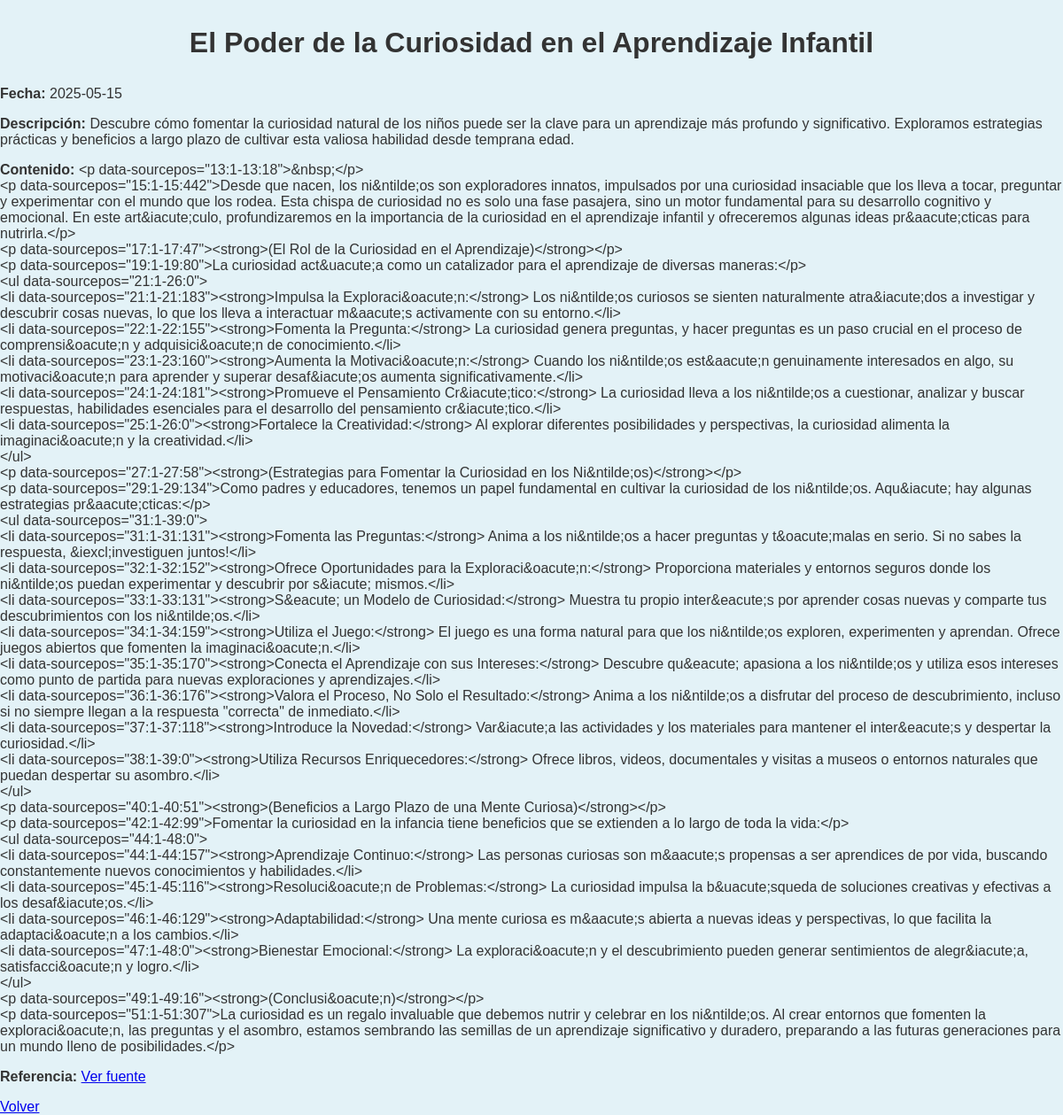
Page /PHP/detalles.php?id=11 on the committed database.
### tables this page shows
CREATE TABLE `publicaciones_2` (
  `id` int(11) NOT NULL,
  `titular` varchar(255) NOT NULL,
  `fecha` date NOT NULL,
  `descripcion_corta` varchar(255) NOT NULL,
  `contenido` text NOT NULL,
  `referencia` varchar(255) NOT NULL,
  `imagen` varchar(255) DEFAULT NULL COMMENT 'Ruta/nombre del archivo de imagen',
  `categoria` varchar(50) NOT NULL,
  `fecha_creacion` timestamp NOT NULL DEFAULT current_timestamp(),
  `total_ratings` int(11) DEFAULT 0,
  `rating_count` int(11) DEFAULT 0,
  `mensaje` varchar(255) NOT NULL,
  `estado` enum('publicado','archivado') DEFAULT 'publicado',
  `categoria_id` int(11) DEFAULT NULL
);

### PHP/detalles.php (the view, shortened to what this page needs)
<?php
include 'blog_db.php';
if (isset($_GET["id"])){
    $id = $_GET["id"];
    $stmt = $conn->prepare("SELECT * FROM publicaciones_2 WHERE id = ?");
    $stmt->bind_param("i", $id);
    $stmt->execute();
    $result = $stmt->get_result();
    $post = $result->fetch_assoc();
} else{
    die("Publicacion no encontrada");
}
?>
<!DOCTYPE html>
<html lang="es">
<head>
    <link rel="stylesheet" href="../css/style.css">
</head>
<body>
    <h2><?= htmlspecialchars($post["titular"]) ?></h2>
    <p><strong>Fecha:</strong> <?= $post["fecha"] ?></p>
    <p><strong>Descripción:</strong> <?= htmlspecialchars($post["descripcion_corta"]) ?></p>
    <p><strong>Contenido:</strong> <?= nl2br(htmlspecialchars($post["contenido"])) ?></p>
    <?php if (!empty($post["referencia"])): ?>
        <p><strong>Referencia:</strong> <a href="<?= htmlspecialchars($post["referencia"]) ?>" target="_blank">Ver fuente</a></p>
    <?php endif; ?>
    <a href="publicaciones.php">Volver</a>
</body>
</html>

### css/style.css (style rules this page uses)
html { scroll-behavior: smooth; }
* { box-sizing: border-box; }
body { font-family: 'Arial', sans-serif; margin: 0; padding: 0; background-color: #e3f2f7; color: #333; }
h1, h2, h3, h4, h5, h6, footer, .most-recent { text-align: center; font-size: 2em; margin: 30px 0; color: #333; font-weight: bold; }

### rows in the picture
publicaciones_2: titular "El Poder de la Curiosidad en el Aprendizaje Infantil", fecha "2025-05-15", descripcion_corta "Descubre cómo fomentar la curiosidad natural de los niños puede ser la clave para un aprendizaje más profundo y significativo. Exploramos estrategias prácticas y beneficios a largo plazo de cultivar esta valiosa habilidad desde temprana edad.", contenido "<p data-sourcepos=\"13:1-13:18\">&nbsp;</p> <p data-sourcepos=\"15:1-15:442\">Desde que nacen, los ni&ntilde;os son exploradores innatos, impulsados por una curiosidad insaciable que los lleva a tocar, preguntar y experimentar con el mundo que los rodea. Esta chispa de curiosidad no es solo una fase pasajera, sino un motor fundamental para su desarrollo cognitivo y emocional. En este art&iacute;culo, profundizaremos en la importancia de la curiosidad en el aprendizaje infantil y ofreceremos algunas ideas pr&aacute;cticas para nutrirla.</p> <p data-sourcepos=\"17:1-17:47\"><strong>(El Rol de la Curiosidad en el Aprendizaje)</strong></p> <p data-sourcepos=\"19:1-19:80\">La curiosidad act&uacute;a…"
